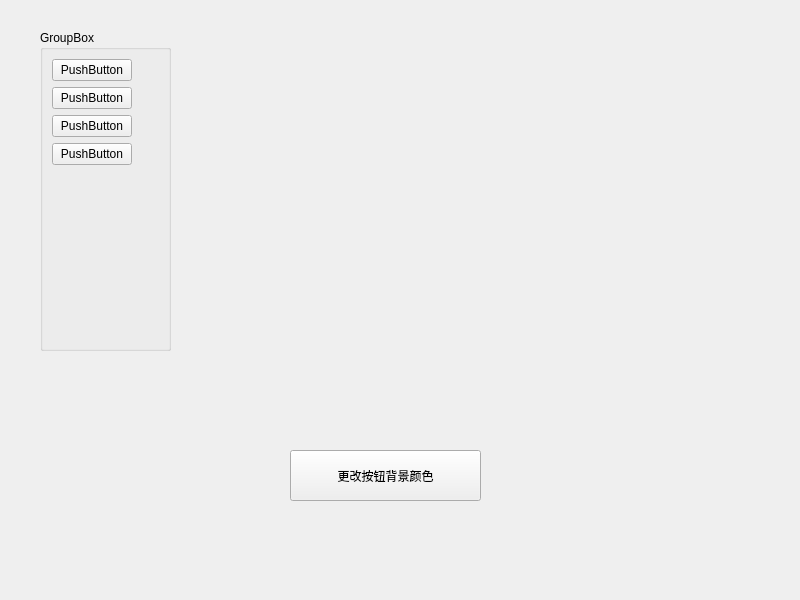
<?xml version="1.0" encoding="UTF-8"?>
<ui version="4.0">
 <class>Widget</class>
 <widget class="QWidget" name="Widget">
  <property name="geometry">
   <rect>
    <x>0</x>
    <y>0</y>
    <width>800</width>
    <height>600</height>
   </rect>
  </property>
  <property name="windowTitle">
   <string>Widget</string>
  </property>
  <widget class="QGroupBox" name="groupBox">
   <property name="geometry">
    <rect>
     <x>40</x>
     <y>30</y>
     <width>131</width>
     <height>321</height>
    </rect>
   </property>
   <property name="styleSheet">
    <string notr="true">*[required='true'] { background-color: red; }</string>
   </property>
   <property name="title">
    <string>GroupBox</string>
   </property>
   <layout class="QFormLayout" name="formLayout">
    <item row="0" column="0">
     <widget class="QPushButton" name="pushButton">
      <property name="text">
       <string>PushButton</string>
      </property>
     </widget>
    </item>
    <item row="1" column="0">
     <widget class="QPushButton" name="pushButton_2">
      <property name="text">
       <string>PushButton</string>
      </property>
     </widget>
    </item>
    <item row="2" column="0">
     <widget class="QPushButton" name="pushButton_3">
      <property name="text">
       <string>PushButton</string>
      </property>
     </widget>
    </item>
    <item row="3" column="0">
     <widget class="QPushButton" name="pushButton_4">
      <property name="text">
       <string>PushButton</string>
      </property>
     </widget>
    </item>
   </layout>
  </widget>
  <widget class="QPushButton" name="pushButton_5">
   <property name="geometry">
    <rect>
     <x>290</x>
     <y>450</y>
     <width>191</width>
     <height>51</height>
    </rect>
   </property>
   <property name="text">
    <string>更改按钮背景颜色</string>
   </property>
  </widget>
 </widget>
 <resources/>
 <connections/>
</ui>
